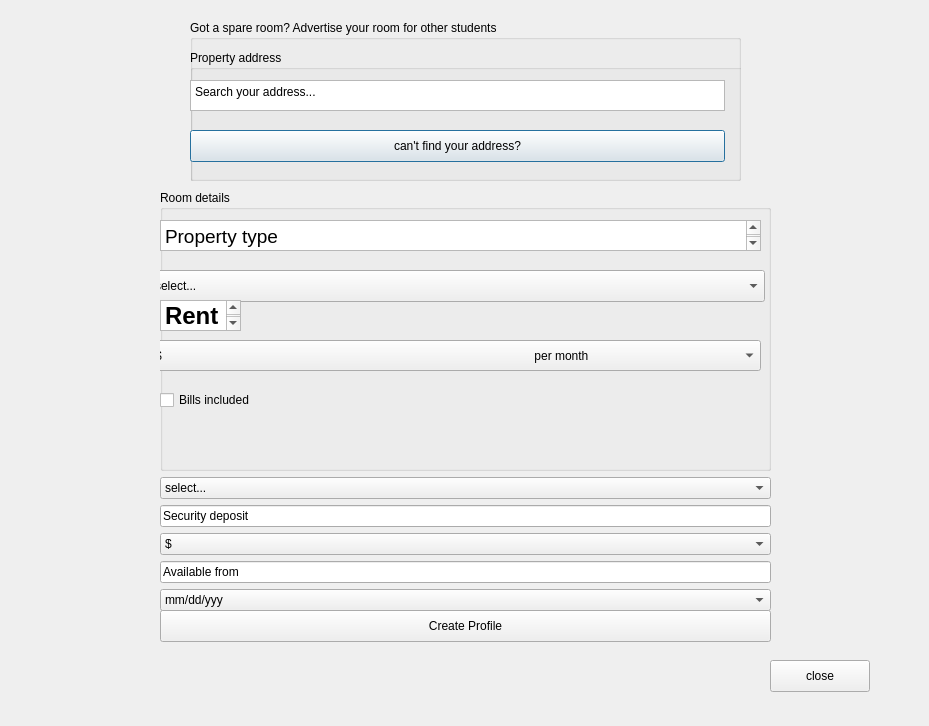
<?xml version="1.0" encoding="UTF-8"?>
<ui version="4.0">
 <class>postlistings</class>
 <widget class="QDialog" name="postlistings">
  <property name="geometry">
   <rect>
    <x>0</x>
    <y>0</y>
    <width>929</width>
    <height>726</height>
   </rect>
  </property>
  <property name="windowTitle">
   <string>Dialog</string>
  </property>
  <widget class="QGroupBox" name="groupBox">
   <property name="geometry">
    <rect>
     <x>190</x>
     <y>20</y>
     <width>551</width>
     <height>161</height>
    </rect>
   </property>
   <property name="title">
    <string>Got a spare room? Advertise your room for other students</string>
   </property>
   <widget class="QWidget" name="layoutWidget">
    <property name="geometry">
     <rect>
      <x>0</x>
      <y>30</y>
      <width>569</width>
      <height>404</height>
     </rect>
    </property>
    <layout class="QVBoxLayout" name="verticalLayout">
     <item>
      <widget class="QGroupBox" name="groupBox_2">
       <property name="title">
        <string>Property address</string>
       </property>
       <widget class="QPlainTextEdit" name="plainTextEdit">
        <property name="geometry">
         <rect>
          <x>0</x>
          <y>30</y>
          <width>535</width>
          <height>31</height>
         </rect>
        </property>
        <property name="plainText">
         <string>Search your address...</string>
        </property>
       </widget>
       <widget class="QPushButton" name="pushButton">
        <property name="geometry">
         <rect>
          <x>0</x>
          <y>80</y>
          <width>535</width>
          <height>32</height>
         </rect>
        </property>
        <property name="text">
         <string>can't find your address?</string>
        </property>
       </widget>
      </widget>
     </item>
     <item>
      <widget class="QCheckBox" name="checkBox">
       <property name="text">
        <string>Don't display street name, but you can choose not top display your street name as well.</string>
       </property>
      </widget>
     </item>
    </layout>
   </widget>
  </widget>
  <widget class="QWidget" name="layoutWidget">
   <property name="geometry">
    <rect>
     <x>160</x>
     <y>190</y>
     <width>611</width>
     <height>421</height>
    </rect>
   </property>
   <layout class="QVBoxLayout" name="verticalLayout_2">
    <item>
     <widget class="QGroupBox" name="groupBox_3">
      <property name="title">
       <string>Room details </string>
      </property>
      <widget class="QTextEdit" name="textEdit">
       <property name="geometry">
        <rect>
         <x>0</x>
         <y>30</y>
         <width>601</width>
         <height>31</height>
        </rect>
       </property>
       <property name="html">
        <string>&lt;!DOCTYPE HTML PUBLIC &quot;-//W3C//DTD HTML 4.0//EN&quot; &quot;http://www.w3.org/TR/REC-html40/strict.dtd&quot;&gt;
&lt;html&gt;&lt;head&gt;&lt;meta name=&quot;qrichtext&quot; content=&quot;1&quot; /&gt;&lt;meta charset=&quot;utf-8&quot; /&gt;&lt;style type=&quot;text/css&quot;&gt;
p, li { white-space: pre-wrap; }
hr { height: 1px; border-width: 0; }
li.unchecked::marker { content: &quot;\2610&quot;; }
li.checked::marker { content: &quot;\2612&quot;; }
&lt;/style&gt;&lt;/head&gt;&lt;body style=&quot; font-family:'.AppleSystemUIFont'; font-size:13pt; font-weight:400; font-style:normal;&quot;&gt;
&lt;p style=&quot; margin-top:0px; margin-bottom:0px; margin-left:0px; margin-right:0px; -qt-block-indent:0; text-indent:0px;&quot;&gt;&lt;span style=&quot; font-size:14pt;&quot;&gt;Property type&lt;/span&gt;&lt;/p&gt;&lt;/body&gt;&lt;/html&gt;</string>
       </property>
      </widget>
      <widget class="QComboBox" name="comboBox">
       <property name="geometry">
        <rect>
         <x>-10</x>
         <y>80</y>
         <width>615</width>
         <height>32</height>
        </rect>
       </property>
       <item>
        <property name="text">
         <string>select...</string>
        </property>
       </item>
      </widget>
      <widget class="QComboBox" name="comboBox_2">
       <property name="geometry">
        <rect>
         <x>-10</x>
         <y>150</y>
         <width>611</width>
         <height>31</height>
        </rect>
       </property>
       <item>
        <property name="text">
         <string>$                                                                                                                per month</string>
        </property>
       </item>
      </widget>
      <widget class="QTextEdit" name="textEdit_2">
       <property name="geometry">
        <rect>
         <x>0</x>
         <y>110</y>
         <width>81</width>
         <height>31</height>
        </rect>
       </property>
       <property name="html">
        <string>&lt;!DOCTYPE HTML PUBLIC &quot;-//W3C//DTD HTML 4.0//EN&quot; &quot;http://www.w3.org/TR/REC-html40/strict.dtd&quot;&gt;
&lt;html&gt;&lt;head&gt;&lt;meta name=&quot;qrichtext&quot; content=&quot;1&quot; /&gt;&lt;meta charset=&quot;utf-8&quot; /&gt;&lt;style type=&quot;text/css&quot;&gt;
p, li { white-space: pre-wrap; }
hr { height: 1px; border-width: 0; }
li.unchecked::marker { content: &quot;\2610&quot;; }
li.checked::marker { content: &quot;\2612&quot;; }
&lt;/style&gt;&lt;/head&gt;&lt;body style=&quot; font-family:'.AppleSystemUIFont'; font-size:13pt; font-weight:400; font-style:normal;&quot;&gt;
&lt;p style=&quot; margin-top:0px; margin-bottom:0px; margin-left:0px; margin-right:0px; -qt-block-indent:0; text-indent:0px;&quot;&gt;&lt;span style=&quot; font-size:18pt; font-weight:700;&quot;&gt;Rent&lt;/span&gt;&lt;/p&gt;&lt;/body&gt;&lt;/html&gt;</string>
       </property>
      </widget>
      <widget class="QCheckBox" name="checkBox_2">
       <property name="geometry">
        <rect>
         <x>0</x>
         <y>200</y>
         <width>610</width>
         <height>20</height>
        </rect>
       </property>
       <property name="text">
        <string>Bills included </string>
       </property>
      </widget>
     </widget>
    </item>
    <item>
     <widget class="QComboBox" name="comboBox_3">
      <item>
       <property name="text">
        <string>select...</string>
       </property>
      </item>
     </widget>
    </item>
    <item>
     <widget class="QLineEdit" name="lineEdit_6">
      <property name="text">
       <string>Security deposit</string>
      </property>
     </widget>
    </item>
    <item>
     <widget class="QComboBox" name="comboBox_4">
      <item>
       <property name="text">
        <string>$                                                                                                                        </string>
       </property>
      </item>
     </widget>
    </item>
    <item>
     <widget class="QLineEdit" name="lineEdit_7">
      <property name="text">
       <string>Available from</string>
      </property>
     </widget>
    </item>
    <item>
     <widget class="QComboBox" name="comboBox_5">
      <item>
       <property name="text">
        <string>mm/dd/yyy</string>
       </property>
      </item>
     </widget>
    </item>
   </layout>
  </widget>
  <widget class="QPushButton" name="pushButton_2">
   <property name="geometry">
    <rect>
     <x>160</x>
     <y>610</y>
     <width>611</width>
     <height>32</height>
    </rect>
   </property>
   <property name="text">
    <string>Create Profile</string>
   </property>
  </widget>
  <widget class="QPushButton" name="pushButton_3">
   <property name="geometry">
    <rect>
     <x>770</x>
     <y>660</y>
     <width>100</width>
     <height>32</height>
    </rect>
   </property>
   <property name="text">
    <string>close</string>
   </property>
  </widget>
 </widget>
 <resources/>
 <connections/>
</ui>
